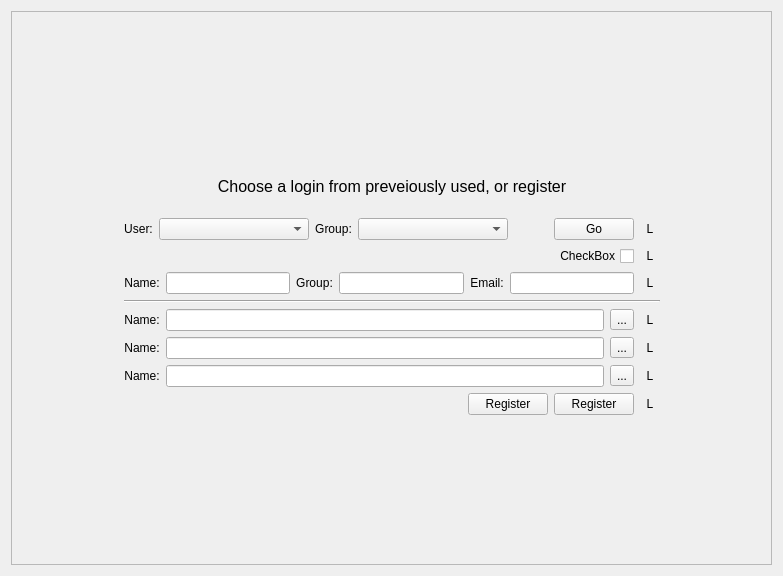
<?xml version="1.0" encoding="UTF-8"?>
<ui version="4.0">
 <class>Form</class>
 <widget class="QWidget" name="Form">
  <property name="geometry">
   <rect>
    <x>0</x>
    <y>0</y>
    <width>783</width>
    <height>576</height>
   </rect>
  </property>
  <property name="windowTitle">
   <string>Form</string>
  </property>
  <layout class="QHBoxLayout" name="horizontalLayout">
   <item>
    <widget class="QFrame" name="frame">
     <property name="frameShape">
      <enum>QFrame::StyledPanel</enum>
     </property>
     <property name="frameShadow">
      <enum>QFrame::Raised</enum>
     </property>
     <layout class="QHBoxLayout" name="horizontalLayout_6">
      <item>
       <spacer name="horizontalSpacer">
        <property name="orientation">
         <enum>Qt::Horizontal</enum>
        </property>
        <property name="sizeHint" stdset="0">
         <size>
          <width>40</width>
          <height>20</height>
         </size>
        </property>
       </spacer>
      </item>
      <item>
       <layout class="QVBoxLayout" name="verticalLayout">
        <item>
         <spacer name="verticalSpacer">
          <property name="orientation">
           <enum>Qt::Vertical</enum>
          </property>
          <property name="sizeHint" stdset="0">
           <size>
            <width>20</width>
            <height>40</height>
           </size>
          </property>
         </spacer>
        </item>
        <item>
         <widget class="QLabel" name="label_17">
          <property name="minimumSize">
           <size>
            <width>0</width>
            <height>50</height>
           </size>
          </property>
          <property name="maximumSize">
           <size>
            <width>16777215</width>
            <height>50</height>
           </size>
          </property>
          <property name="font">
           <font>
            <pointsize>12</pointsize>
           </font>
          </property>
          <property name="text">
           <string>Choose a login from preveiously used, or register</string>
          </property>
          <property name="textFormat">
           <enum>Qt::RichText</enum>
          </property>
          <property name="scaledContents">
           <bool>true</bool>
          </property>
          <property name="alignment">
           <set>Qt::AlignCenter</set>
          </property>
          <property name="wordWrap">
           <bool>true</bool>
          </property>
         </widget>
        </item>
        <item>
         <layout class="QHBoxLayout" name="horizontalLayout_5">
          <item>
           <widget class="QLabel" name="label_3">
            <property name="text">
             <string>User:</string>
            </property>
            <property name="alignment">
             <set>Qt::AlignCenter</set>
            </property>
           </widget>
          </item>
          <item>
           <widget class="QComboBox" name="comboBox">
            <property name="minimumSize">
             <size>
              <width>150</width>
              <height>0</height>
             </size>
            </property>
           </widget>
          </item>
          <item>
           <widget class="QLabel" name="label_4">
            <property name="text">
             <string>Group:</string>
            </property>
            <property name="alignment">
             <set>Qt::AlignCenter</set>
            </property>
           </widget>
          </item>
          <item>
           <widget class="QComboBox" name="comboBox_2">
            <property name="minimumSize">
             <size>
              <width>150</width>
              <height>0</height>
             </size>
            </property>
           </widget>
          </item>
          <item>
           <spacer name="horizontalSpacer_4">
            <property name="orientation">
             <enum>Qt::Horizontal</enum>
            </property>
            <property name="sizeHint" stdset="0">
             <size>
              <width>40</width>
              <height>20</height>
             </size>
            </property>
           </spacer>
          </item>
          <item>
           <widget class="QPushButton" name="pushButton_2">
            <property name="sizePolicy">
             <sizepolicy hsizetype="Fixed" vsizetype="Fixed">
              <horstretch>0</horstretch>
              <verstretch>0</verstretch>
             </sizepolicy>
            </property>
            <property name="text">
             <string>Go</string>
            </property>
           </widget>
          </item>
          <item>
           <widget class="QLabel" name="label_18">
            <property name="minimumSize">
             <size>
              <width>20</width>
              <height>20</height>
             </size>
            </property>
            <property name="maximumSize">
             <size>
              <width>20</width>
              <height>20</height>
             </size>
            </property>
            <property name="text">
             <string>L</string>
            </property>
            <property name="alignment">
             <set>Qt::AlignCenter</set>
            </property>
           </widget>
          </item>
         </layout>
        </item>
        <item>
         <layout class="QHBoxLayout" name="horizontalLayout_9">
          <item>
           <widget class="QCheckBox" name="checkBox">
            <property name="layoutDirection">
             <enum>Qt::RightToLeft</enum>
            </property>
            <property name="text">
             <string>CheckBox</string>
            </property>
           </widget>
          </item>
          <item>
           <widget class="QLabel" name="label_25">
            <property name="minimumSize">
             <size>
              <width>20</width>
              <height>20</height>
             </size>
            </property>
            <property name="maximumSize">
             <size>
              <width>20</width>
              <height>20</height>
             </size>
            </property>
            <property name="text">
             <string>L</string>
            </property>
            <property name="alignment">
             <set>Qt::AlignCenter</set>
            </property>
           </widget>
          </item>
         </layout>
        </item>
        <item>
         <layout class="QHBoxLayout" name="horizontalLayout_4">
          <item>
           <widget class="QLabel" name="label">
            <property name="text">
             <string>Name:</string>
            </property>
            <property name="alignment">
             <set>Qt::AlignCenter</set>
            </property>
           </widget>
          </item>
          <item>
           <widget class="QLineEdit" name="lineEdit"/>
          </item>
          <item>
           <widget class="QLabel" name="label_2">
            <property name="text">
             <string>Group:</string>
            </property>
            <property name="alignment">
             <set>Qt::AlignCenter</set>
            </property>
           </widget>
          </item>
          <item>
           <widget class="QLineEdit" name="lineEdit_2"/>
          </item>
          <item>
           <widget class="QLabel" name="label_9">
            <property name="text">
             <string>Email:</string>
            </property>
            <property name="alignment">
             <set>Qt::AlignCenter</set>
            </property>
           </widget>
          </item>
          <item>
           <widget class="QLineEdit" name="lineEdit_5"/>
          </item>
          <item>
           <widget class="QLabel" name="label_19">
            <property name="minimumSize">
             <size>
              <width>20</width>
              <height>20</height>
             </size>
            </property>
            <property name="maximumSize">
             <size>
              <width>20</width>
              <height>20</height>
             </size>
            </property>
            <property name="text">
             <string>L</string>
            </property>
            <property name="alignment">
             <set>Qt::AlignCenter</set>
            </property>
           </widget>
          </item>
         </layout>
        </item>
        <item>
         <widget class="Line" name="line">
          <property name="orientation">
           <enum>Qt::Horizontal</enum>
          </property>
         </widget>
        </item>
        <item>
         <layout class="QHBoxLayout" name="horizontalLayout_3">
          <item>
           <widget class="QLabel" name="label_15">
            <property name="text">
             <string>Name:</string>
            </property>
            <property name="alignment">
             <set>Qt::AlignCenter</set>
            </property>
           </widget>
          </item>
          <item>
           <widget class="QLineEdit" name="lineEdit_9"/>
          </item>
          <item>
           <widget class="QToolButton" name="toolButton">
            <property name="text">
             <string>...</string>
            </property>
           </widget>
          </item>
          <item>
           <widget class="QLabel" name="label_20">
            <property name="minimumSize">
             <size>
              <width>20</width>
              <height>20</height>
             </size>
            </property>
            <property name="maximumSize">
             <size>
              <width>20</width>
              <height>20</height>
             </size>
            </property>
            <property name="text">
             <string>L</string>
            </property>
            <property name="alignment">
             <set>Qt::AlignCenter</set>
            </property>
           </widget>
          </item>
         </layout>
        </item>
        <item>
         <layout class="QHBoxLayout" name="horizontalLayout_2">
          <item>
           <widget class="QLabel" name="label_16">
            <property name="text">
             <string>Name:</string>
            </property>
            <property name="alignment">
             <set>Qt::AlignCenter</set>
            </property>
           </widget>
          </item>
          <item>
           <widget class="QLineEdit" name="lineEdit_10"/>
          </item>
          <item>
           <widget class="QToolButton" name="toolButton_2">
            <property name="text">
             <string>...</string>
            </property>
           </widget>
          </item>
          <item>
           <widget class="QLabel" name="label_22">
            <property name="minimumSize">
             <size>
              <width>20</width>
              <height>20</height>
             </size>
            </property>
            <property name="maximumSize">
             <size>
              <width>20</width>
              <height>20</height>
             </size>
            </property>
            <property name="text">
             <string>L</string>
            </property>
            <property name="alignment">
             <set>Qt::AlignCenter</set>
            </property>
           </widget>
          </item>
         </layout>
        </item>
        <item>
         <layout class="QHBoxLayout" name="horizontalLayout_10">
          <item>
           <widget class="QLabel" name="label_21">
            <property name="text">
             <string>Name:</string>
            </property>
            <property name="alignment">
             <set>Qt::AlignCenter</set>
            </property>
           </widget>
          </item>
          <item>
           <widget class="QLineEdit" name="lineEdit_11"/>
          </item>
          <item>
           <widget class="QToolButton" name="toolButton_3">
            <property name="text">
             <string>...</string>
            </property>
           </widget>
          </item>
          <item>
           <widget class="QLabel" name="label_23">
            <property name="minimumSize">
             <size>
              <width>20</width>
              <height>20</height>
             </size>
            </property>
            <property name="maximumSize">
             <size>
              <width>20</width>
              <height>20</height>
             </size>
            </property>
            <property name="text">
             <string>L</string>
            </property>
            <property name="alignment">
             <set>Qt::AlignCenter</set>
            </property>
           </widget>
          </item>
         </layout>
        </item>
        <item>
         <layout class="QHBoxLayout" name="horizontalLayout_8">
          <item>
           <spacer name="horizontalSpacer_3">
            <property name="orientation">
             <enum>Qt::Horizontal</enum>
            </property>
            <property name="sizeHint" stdset="0">
             <size>
              <width>40</width>
              <height>20</height>
             </size>
            </property>
           </spacer>
          </item>
          <item>
           <widget class="QPushButton" name="addServer_4">
            <property name="sizePolicy">
             <sizepolicy hsizetype="Fixed" vsizetype="Fixed">
              <horstretch>0</horstretch>
              <verstretch>0</verstretch>
             </sizepolicy>
            </property>
            <property name="layoutDirection">
             <enum>Qt::LeftToRight</enum>
            </property>
            <property name="text">
             <string>Register</string>
            </property>
           </widget>
          </item>
          <item>
           <widget class="QPushButton" name="addServer">
            <property name="sizePolicy">
             <sizepolicy hsizetype="Fixed" vsizetype="Fixed">
              <horstretch>0</horstretch>
              <verstretch>0</verstretch>
             </sizepolicy>
            </property>
            <property name="layoutDirection">
             <enum>Qt::LeftToRight</enum>
            </property>
            <property name="text">
             <string>Register</string>
            </property>
           </widget>
          </item>
          <item>
           <widget class="QLabel" name="label_24">
            <property name="minimumSize">
             <size>
              <width>20</width>
              <height>20</height>
             </size>
            </property>
            <property name="maximumSize">
             <size>
              <width>20</width>
              <height>20</height>
             </size>
            </property>
            <property name="text">
             <string>L</string>
            </property>
            <property name="alignment">
             <set>Qt::AlignCenter</set>
            </property>
           </widget>
          </item>
         </layout>
        </item>
        <item>
         <spacer name="verticalSpacer_2">
          <property name="orientation">
           <enum>Qt::Vertical</enum>
          </property>
          <property name="sizeHint" stdset="0">
           <size>
            <width>20</width>
            <height>40</height>
           </size>
          </property>
         </spacer>
        </item>
       </layout>
      </item>
      <item>
       <spacer name="horizontalSpacer_2">
        <property name="orientation">
         <enum>Qt::Horizontal</enum>
        </property>
        <property name="sizeHint" stdset="0">
         <size>
          <width>40</width>
          <height>20</height>
         </size>
        </property>
       </spacer>
      </item>
     </layout>
    </widget>
   </item>
  </layout>
 </widget>
 <resources/>
 <connections/>
</ui>
